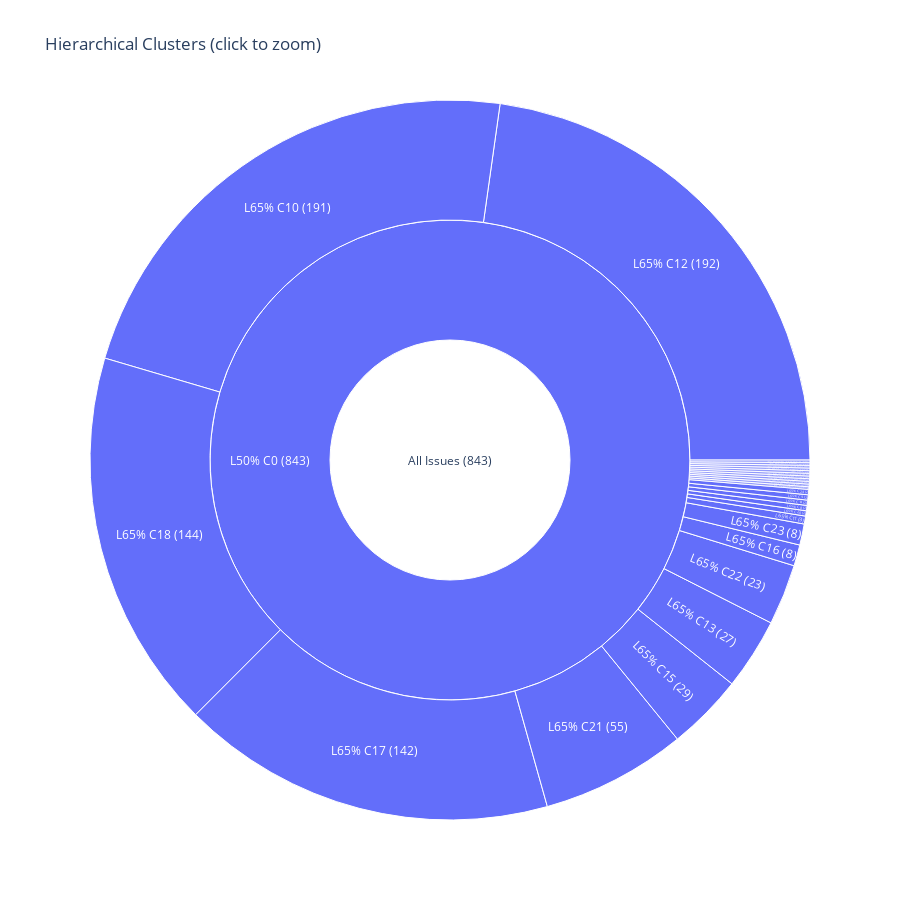
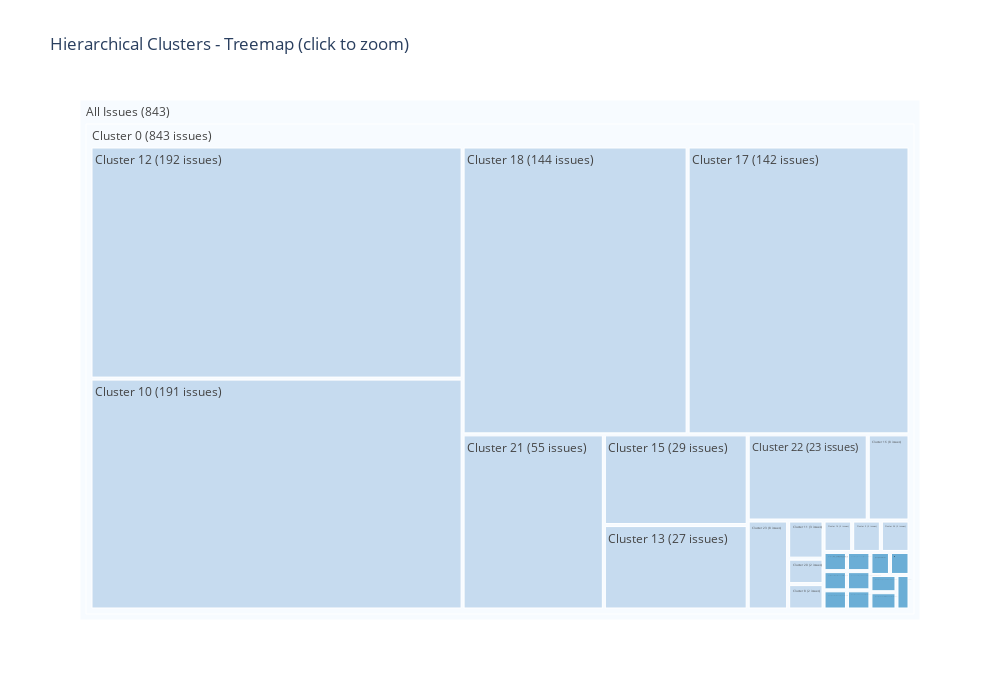

Notebook code cell kept with these figures, in order:
### Code cell
import plotly.graph_objects as go

def visualize_hierarchy_sunburst(hier_result, issues, max_issues=500):
    """Create an interactive sunburst chart of the hierarchical clusters."""
    
    def _safe_title(issue):
        title = issue.get("title", "")
        if title is None or (isinstance(title, float) and np.isnan(title)):
            return "[no title]"
        return str(title)[:50]
    
    ids = []
    labels = []
    parents = []
    values = []
    
    # Add root
    ids.append("root")
    labels.append(f"All Issues ({len(issues)})")
    parents.append("")
    values.append(len(issues))
    
    def process_node(node, parent_id):
        if node["type"] == "cluster":
            node_id = f"c_{node['level']}_{node['cluster_id']}"
            label = f"L{node['level']:.0%} C{node['cluster_id']} ({node['count']})"
            
            ids.append(node_id)
            labels.append(label)
            parents.append(parent_id)
            values.append(node["count"])
            
            for child in node.get("children", []):
                process_node(child, node_id)
        else:
            # Issue node
            node_id = f"i_{node['idx']}"
            ids.append(node_id)
            labels.append(f"[{node['idx']}] {node['title'][:40]}")
            parents.append(parent_id)
            values.append(1)
    
    for node in hier_result["tree"]:
        process_node(node, "root")
    
    fig = go.Figure(go.Sunburst(
        ids=ids,
        labels=labels,
        parents=parents,
        values=values,
        branchvalues="total",
        maxdepth=3,  # Show 3 levels at a time
    ))
    
    fig.update_layout(
        title="Hierarchical Clusters (click to zoom)",
        width=900,
        height=900,
    )
    
    fig.show()


def visualize_hierarchy_treemap(hier_result, issues):
    """Create an interactive treemap of the hierarchical clusters."""
    
    ids = []
    labels = []
    parents = []
    values = []
    colors = []
    
    # Add root
    ids.append("root")
    labels.append(f"All Issues ({len(issues)})")
    parents.append("")
    values.append(len(issues))
    colors.append(0)
    
    def process_node(node, parent_id, depth):
        if node["type"] == "cluster":
            node_id = f"c_{node['level']}_{node['cluster_id']}"
            label = f"Cluster {node['cluster_id']} ({node['count']} issues)"
            
            ids.append(node_id)
            labels.append(label)
            parents.append(parent_id)
            values.append(node["count"])
            colors.append(depth)
            
            for child in node.get("children", []):
                process_node(child, node_id, depth + 1)
        else:
            node_id = f"i_{node['idx']}"
            ids.append(node_id)
            labels.append(f"[{node['idx']}] {node['title'][:50]}")
            parents.append(parent_id)
            values.append(1)
            colors.append(depth + 1)
    
    for node in hier_result["tree"]:
        process_node(node, "root", 0)
    
    fig = go.Figure(go.Treemap(
        ids=ids,
        labels=labels,
        parents=parents,
        values=values,
        marker=dict(colors=colors, colorscale="Blues"),
        branchvalues="total",
        maxdepth=3,
    ))
    
    fig.update_layout(
        title="Hierarchical Clusters - Treemap (click to zoom)",
        width=1000,
        height=700,
    )
    
    fig.show()


# Visualize as sunburst (good for seeing hierarchy)
visualize_hierarchy_sunburst(hier_result, issues)

# Visualize as treemap (good for seeing relative sizes)
visualize_hierarchy_treemap(hier_result, issues)

### Figure 1 — Plotly figure (JSON) as saved in the notebook; plotly's stock layout.template omitted (floating-point values rounded to 4 significant figures; data arrays with more than 128 entries replaced by an {"elided": "..."} marker saying what was removed)
{"data": [{"branchvalues": "total", "ids": {"elided": "1029 str values"}, "labels": {"elided": "1029 str values"}, "maxdepth": 3, "parents": {"elided": "1029 str values"}, "type": "sunburst", "values": {"elided": "1029 int values"}}], "layout": {"height": 900, "title": {"text": "Hierarchical Clusters (click to zoom)"}, "width": 900}}

### Figure 2 — Plotly figure (JSON) as saved in the notebook; plotly's stock layout.template omitted (floating-point values rounded to 4 significant figures; data arrays with more than 128 entries replaced by an {"elided": "..."} marker saying what was removed)
{"data": [{"branchvalues": "total", "ids": {"elided": "1029 str values"}, "labels": {"elided": "1029 str values"}, "marker": {"colors": {"elided": "1029 int values"}, "colorscale": [[0, "rgb(247,251,255)"], [0.125, "rgb(222,235,247)"], [0.25, "rgb(198,219,239)"], [0.375, "rgb(158,202,225)"], [0.5, "rgb(107,174,214)"], [0.625, "rgb(66,146,198)"], [0.75, "rgb(33,113,181)"], [0.875, "rgb(8,81,156)"], [1, "rgb(8,48,107)"]]}, "maxdepth": 3, "parents": {"elided": "1029 str values"}, "type": "treemap", "values": {"elided": "1029 int values"}}], "layout": {"height": 700, "title": {"text": "Hierarchical Clusters - Treemap (click to zoom)"}, "width": 1000}}
